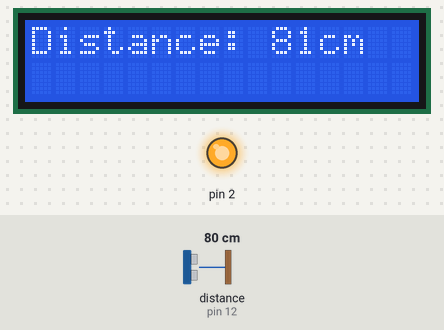
Simulated run of this sketch. Board: Arduino Uno, built with avr-gcc and run on an emulated ATmega328P. Shown: 16×2 character LCD, output pins drawn as LEDs (lit = HIGH). The test bench sets the inputs (shaded band); at power-on: distance to the obstacle (sensor on pin 12) 80 cm. The echo pulse lasts 58.3 µs per cm.

Above: at 1.2 s.
1.3 s: distance to the obstacle (sensor on pin 12) set to 2 cm
At 2.5 s:
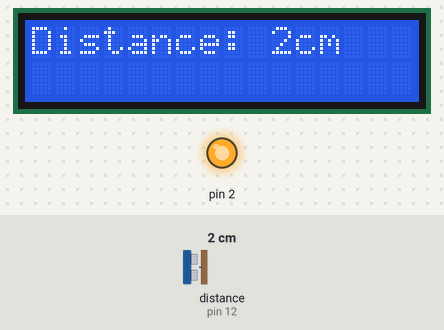
2.8 s: distance to the obstacle (sensor on pin 12) set to 4 cm
At 4.1 s:
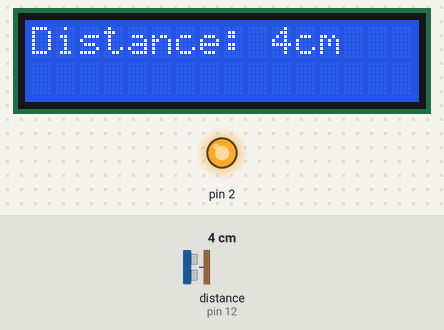
4.4 s: distance to the obstacle (sensor on pin 12) set to 9 cm
At 5.7 s:
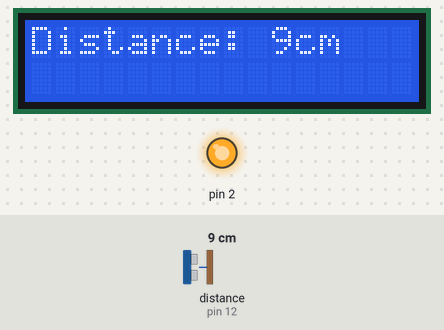
Timing chart, 0 to 7.4 s (numbered marks = the images above; inputs shaded):
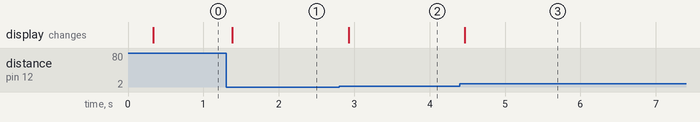

The sketch:

distance_sensor_lcd_i2c.ino
```cpp
#include <Wire.h>
#include <LiquidCrystal_I2C.h>
#include <NewPing.h>

#define TRIG 13
#define ECHO 12
#define MAX_DISTANCE 300

NewPing sonar(TRIG, ECHO, MAX_DISTANCE);
unsigned int distance;

LiquidCrystal_I2C lcd(0x27,16,2);

void setup()
{
  pinMode(2, OUTPUT);
  digitalWrite(2, HIGH);
  lcd.init();
  lcd.backlight();
  lcd.setCursor(0,0);
  lcd.print("Distance:");
}


void loop(){
  delay(250);
  dist();
  prnt();
}

void dist(){
  distance = sonar.ping_cm();    //centimeter
  //distance = sonar.ping_in();    //inch
}

void prnt(){
  if(distance>0){

    lcd.setCursor(10,0);
    lcd.print(distance);
    lcd.print("cm   ");     //centimeter
    //lcd.print("in   ");     //inch
  }
}
```

Measured:
- after the input at 1.3 s, the display: changes after 0.08 s (image 1)
- after the input at 2.8 s, the display: changes after 0.12 s (image 2)
- after the input at 4.4 s, the display: changes after 0.07 s (image 3)
